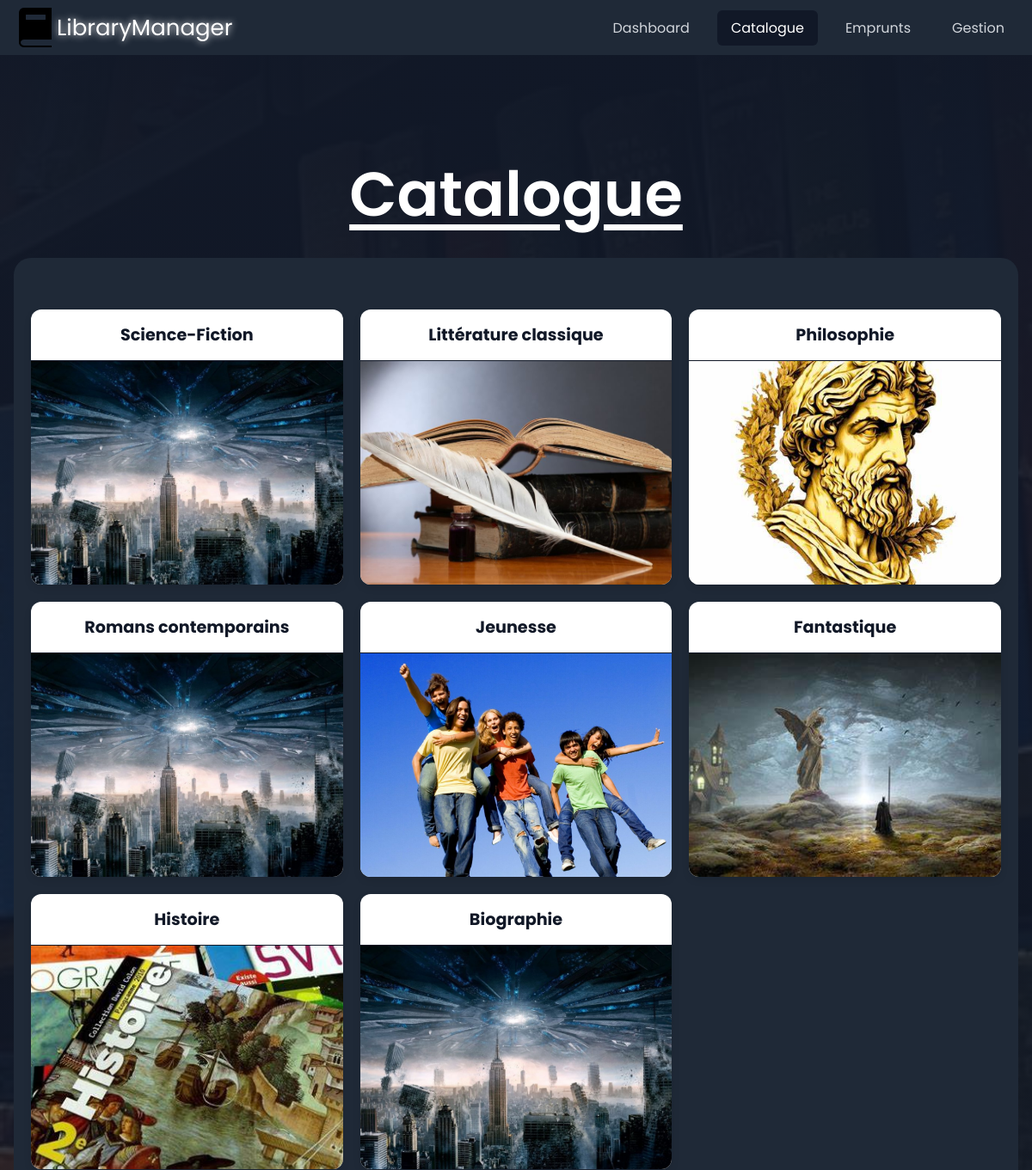
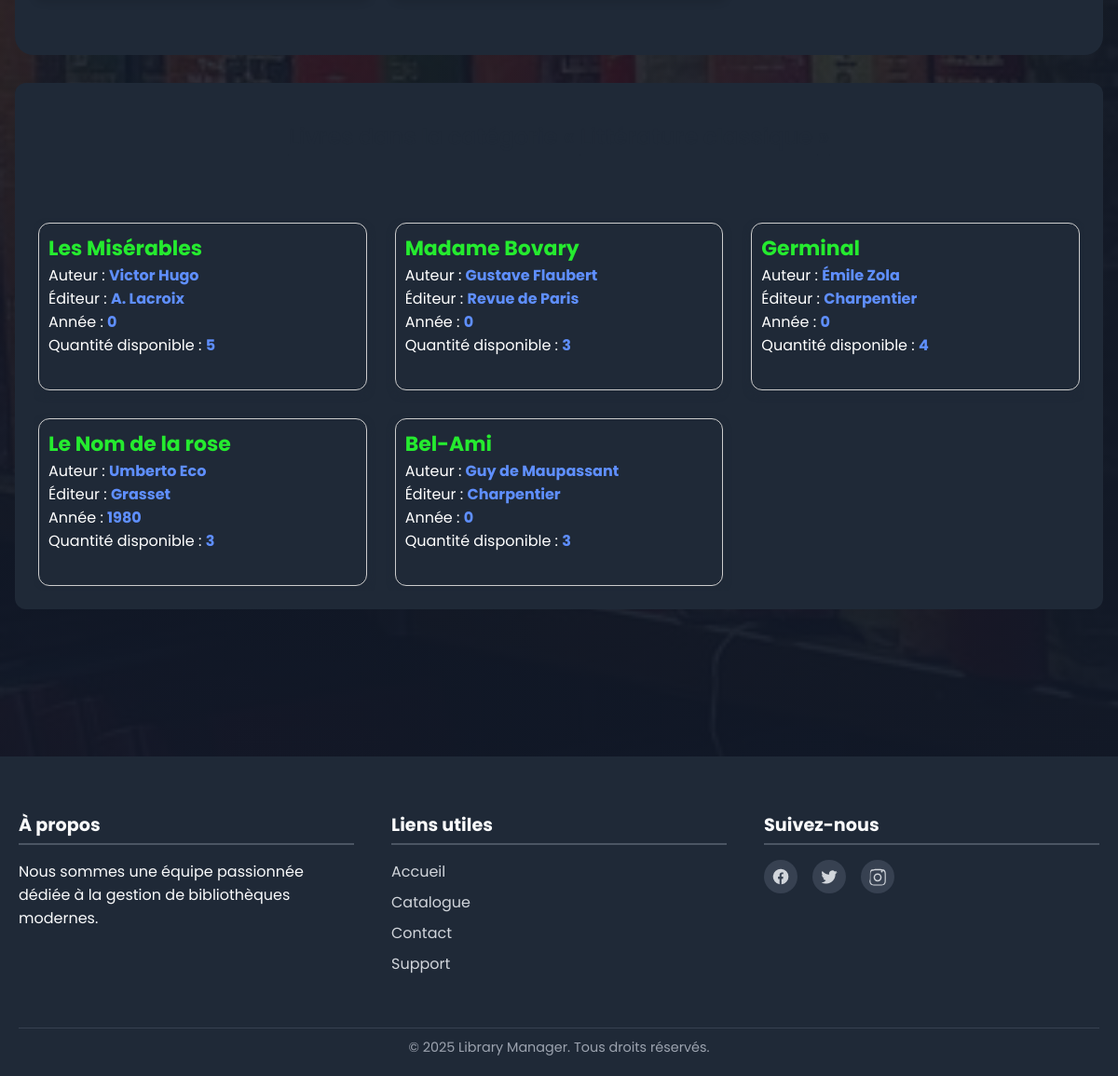
/views/catalogue.php?id_categorie=2, run on the app's committed database (2 pictures, top to bottom).
### tables this page shows
CREATE TABLE categories (
    id_categorie INT AUTO_INCREMENT PRIMARY KEY,
    nom_categorie VARCHAR(100) NOT NULL UNIQUE,
    image VARCHAR(255)
);

CREATE TABLE livres (
    id_livre INT PRIMARY KEY AUTO_INCREMENT,
    titre VARCHAR(255) NOT NULL,
    auteur VARCHAR(255) NOT NULL,
    editeur VARCHAR(255),
    annee YEAR,
    isbn VARCHAR(20) UNIQUE,
    quantite_total INT NOT NULL,
    id_categorie INT,
    FOREIGN KEY (id_categorie) REFERENCES categories(id_categorie)
);

### views/catalogue.php (the view, shortened to what this page needs)
<?php
$pdo = new PDO('mysql:host=localhost;dbname=bib;charset=utf8', 'root', '');
$pdo->setAttribute(PDO::ATTR_ERRMODE, PDO::ERRMODE_EXCEPTION);
$query = $pdo->query("SELECT * FROM categories");
$categories = $query->fetchAll(PDO::FETCH_ASSOC);
$categories = $pdo->query("SELECT * FROM categories")->fetchAll(PDO::FETCH_ASSOC);
$livres = [];
if (isset($_GET['id_categorie'])) {
  $stmt = $pdo->prepare("SELECT * FROM livres WHERE id_categorie = :id");
  $stmt->execute([':id' => $_GET['id_categorie']]);
  $livres = $stmt->fetchAll(PDO::FETCH_ASSOC);
}
?>
<!DOCTYPE html>
<html lang="en">
<head>
  <link rel="stylesheet" href="../resources/css/style.css">
</head>
<body>
  <?php include "../includes/header.php"; ?>
  <div class="section">
    <div class="container">
      <div class="header">
        <h2 class="title">Catalogue</h2>
        <section class="catalogue">
          <div class="grid">
            <?php foreach ($categories as $cat): ?>
              <div class="card" onclick="window.location.href='?id_categorie=<?= $cat['id_categorie'] ?>#livres'">
                <h3><?= htmlspecialchars($cat['nom_categorie']) ?></h3>
                <?php if ($cat['image']): ?>
                  <img src="<?= htmlspecialchars($cat['image']) ?>" alt="Image catégorie" width="150">
                <?php endif; ?>
              </div>
            <?php endforeach; ?>
          </div>
        </section>
        <div class="livre-grid" id="livres">
          <?php if (!empty($livres)): ?>
            <h2>Livres dans la catégorie «
            </h2>
            <div class="livre-card">
              <?php foreach ($livres as $livre): ?>
                <div class="livre-items">
                  <strong><?= htmlspecialchars($livre['titre']) ?></strong><br>
                  Auteur : <b><?= htmlspecialchars($livre['auteur']) ?></b><br>
                  Éditeur : <b><?= htmlspecialchars($livre['editeur']) ?></b><br>
                  Année : <b><?= htmlspecialchars($livre['annee']) ?></b><br>
                  Quantité disponible : <b><?= htmlspecialchars($livre['quantite_total']) ?></b><br><br>
                </div>
              <?php endforeach; ?>
            </div>
          <?php endif; ?>
        </div>
      </div>
    </div>
  </div>
  <?php include '../includes/footer.php'; ?>
</body>
</html>

### resources/css/style.css (style rules this page uses)
body { margin: 0; font-family: poppins; background-color: #1f2937; color: white; }
.section { position: relative; overflow: hidden; padding-top: 3rem; padding-bottom: 8rem; background-image: linear-gradient(rgb(17, 24, 39), rgba(17, 24, 39, 0.85), rgb(17, 24, 39)), url('../images/background.jpg'); backdrop-filter: blur(15px); background-repeat: no-repeat; background-size: cover; background-position: center; background-attachment: fixed }
.title { font-size: 3rem; font-weight: 600; color: white; }
@media (min-width: 640px) { .title { font-size: 4.5rem; } }
.catalogue { padding: 60px 20px; background-color: #1f2937; border-radius: 20px; text-align: center; font-family: sans-serif; }
.grid { display: grid; grid-template-columns: repeat(auto-fit, minmax(250px, 1fr)); gap: 20px; max-width: 1200px; margin: 0 auto; }
.card { background-color: white; border-radius: 12px; overflow: hidden; box-shadow: 0 4px 8px rgba(0, 0, 0, 0.1); transition: transform 0.3s ease, box-shadow 0.3s ease; cursor: pointer; }
.card img { width: 100%; height: 160px; object-fit: cover; }
.card h3 { margin: 15px 0; font-size: 1.2rem; color: #111827; }
h2 { font-size: rem; font-weight: 600; }
h2 { text-align: center; margin-bottom: 20px; color: #1f2937; text-decoration: underline; text-underline-offset: 10px; }

### views/catalogue.php (style rules this page uses)
.catalogue { padding: 60px 20px; background-color: #1f2937; border-radius: 20px; text-align: center; font-family: sans-serif; }
.grid { display: grid; grid-template-columns: repeat(auto-fit, minmax(300px, 1fr)); gap: 20px; max-width: 1200px; margin: 0 auto; }
.card { background-color: white; border-radius: 12px; overflow: hidden; display: flex; flex-direction: column; align-items: center; box-shadow: 0 4px 8px rgba(0, 0, 0, 0.1); transition: transform 0.3s ease, box-shadow 0.3s ease; cursor: pointer; }
.card img { width: 100%; height: 260px; border-top: 1px solid #111827; }
.card h3 { margin: 15px 0; font-size: 1.2rem; color: #111827; }
.livre-grid { display: flex; flex-direction: column; background-color: #1f2937; gap: 50px; border-radius: 12px; padding: 20px; max-width: 1200px; margin: 30px auto; }
.livre-card { border-radius: 12px; overflow: hidden; display: grid; grid-template-columns: repeat(auto-fit, minmax(300px, 1fr)); gap: 20px; transition: transform 0.3s ease, box-shadow 0.3s ease; cursor: pointer; }
.livre-items { border: 1px solid #ccc; margin: 5px; border-radius: 12px; padding: 10px; box-shadow: 0 4px 8px #1f2937; text-align: left; }
.livre-items strong { margin: 0; width: 300px; font-size: 22px; color: rgb(37, 235, 47); }
.livre-items b { color: rgb(95, 143, 255); }

### includes/header.php (style rules this page uses)
* { font-family: poppins; }
.container { transition: 0.3s ease-in-out, color 0.3s; max-width: 1200px; margin: 0 auto; padding: 0 1rem; }

### data on the page
categories: nom_categorie "Science-Fiction", image (picture)
categories: nom_categorie "Littérature classique", image (picture)
categories: nom_categorie "Philosophie", image (picture)
categories: nom_categorie "Romans contemporains", image (picture)
categories: nom_categorie "Jeunesse", image (picture)
categories: nom_categorie "Fantastique", image (picture)
categories: nom_categorie "Histoire", image (picture)
categories: nom_categorie "Biographie", image (picture)
livres: titre "Les Misérables", auteur "Victor Hugo", editeur "A. Lacroix", annee "0", quantite_total "5"
livres: titre "Madame Bovary", auteur "Gustave Flaubert", editeur "Revue de Paris", annee "0", quantite_total "3"
livres: titre "Germinal", auteur "Émile Zola", editeur "Charpentier", annee "0", quantite_total "4"
livres: titre "Le Nom de la rose", auteur "Umberto Eco", editeur "Grasset", annee "1980", quantite_total "3"
livres: titre "Bel-Ami", auteur "Guy de Maupassant", editeur "Charpentier", annee "0", quantite_total "3"
